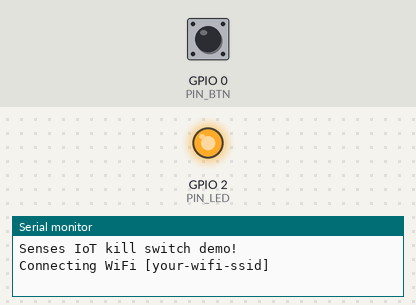
A sketch run on a simulated ESP32. Shown: output pins drawn as LEDs (lit = HIGH), the last lines printed to the serial monitor. Inputs (shaded band) come from the test bench; at power-on: GPIO 0 (PIN_BTN) LOW. WiFi joins after 1.5 s; servers stay silent unless stated; web services answer with replies made up by the test bench.

Above: at 0.6 s.
At 3.3 s:
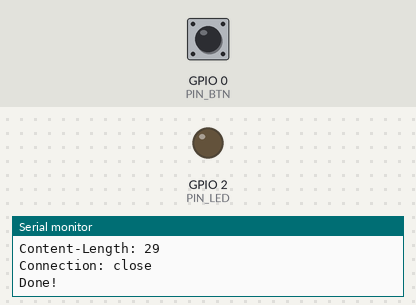
Timing chart, 0 to 4.8 s (numbered marks = the images above):
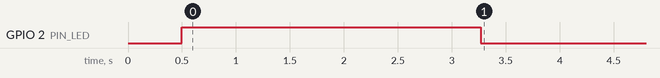

Measured:
- by itself, GPIO 2 (PIN_LED): HIGH → LOW at 3.3 s

The sketch:

iot_kill_switch.ino
```cpp
/*
 *  This sketch sends message via HTTP POST requests to LINE NOTIFY API service.
 *
 *  You need to get LINE developer ID and API TOKEN from https://notify-bot.line.me/my/
 *  and paste them below. Or just customize this script to talk to other HTTP servers.
 *
 */

#include <WiFi.h>
#include <WiFiClientSecure.h>

// constants won't change. They're used here to set pin numbers:
const int PIN_BTN = 0;  // the number of the pushbutton pin
const int PIN_LED = 2;     // the number of the LED pin
const char* LINE_API_HOST = "notify-api.line.me";

// please change this below to match your needs.
const char* WIFI_SSID     = "your-wifi-ssid";
const char* WIFI_PASS    = "your-wifi-password";
const char* LINE_API_TOKEN = "your-line-notify-token";

// Variables will change:
int btnState = HIGH;        // the current reading from the input pin
int btnLastState = LOW;  // the previous reading from the input pin

void setup()
{
  Serial.begin(115200);

  // set I/O pins mode
  pinMode(PIN_BTN, INPUT);
  pinMode(PIN_LED, OUTPUT);
  delay(500);

  // turn LED ON
  digitalWrite(PIN_LED, HIGH);

  Serial.println("\r\nSenses IoT kill switch demo!");
  Serial.print("Connecting WiFi ["+ String(WIFI_SSID) +"] ");

  // connect to wifi-ap
  WiFi.begin(WIFI_SSID, WIFI_PASS);
  while(WiFi.status() != WL_CONNECTED)
  {
    delay(500);
    Serial.print(".");
  }
  Serial.println("connected!");
  Serial.print("IP address: ");
  Serial.println(WiFi.localIP());

  // turn LED OFF
  digitalWrite(PIN_LED, LOW);
}

void loop()
{
  // a simple read the state of the switch (not efficient yet):
  btnLastState = btnState;
  btnState = digitalRead(PIN_BTN);

  // Detect If the switch just pressed.
  if((btnState != btnLastState)&&(btnState == LOW))
  {
    // turn LED ON
    digitalWrite(PIN_LED, HIGH);

    //Check WiFi connection status
    if(WiFi.status() == WL_CONNECTED)
    {
      WiFiClientSecure httpsclient;
      if(!httpsclient.connect(LINE_API_HOST,443))
      {
        Serial.println("Connection failed.");
      }
      else
      {
        Serial.println("Connecting...");

        String body = "message=Hello from IoT Button!";
        String postRequest = "";
        postRequest += "POST  /api/notify HTTP/1.1\r\n";
        postRequest += "Host: " + String(LINE_API_HOST) + "\r\n";
        postRequest += "Authorization: Bearer " + String(LINE_API_TOKEN) + "\r\n";
        postRequest += "Content-Type: application/x-www-form-urlencoded\r\n";
        postRequest += "Content-Length: " + String(body.length()) + "\r\n";
        postRequest += "\r\n" + body;

        httpsclient.print(postRequest);
        while(httpsclient.connected())
        {
          String line = httpsclient.readStringUntil('\n');
          Serial.println(line);
          if(line == "\r")
          {
            break;
          }
        }
      }
    }
    // delay to prevent flooding
    delay(1000);
    Serial.println("Done!");
    // turn LED OFF
    digitalWrite(PIN_LED, LOW);
  }
}
```
